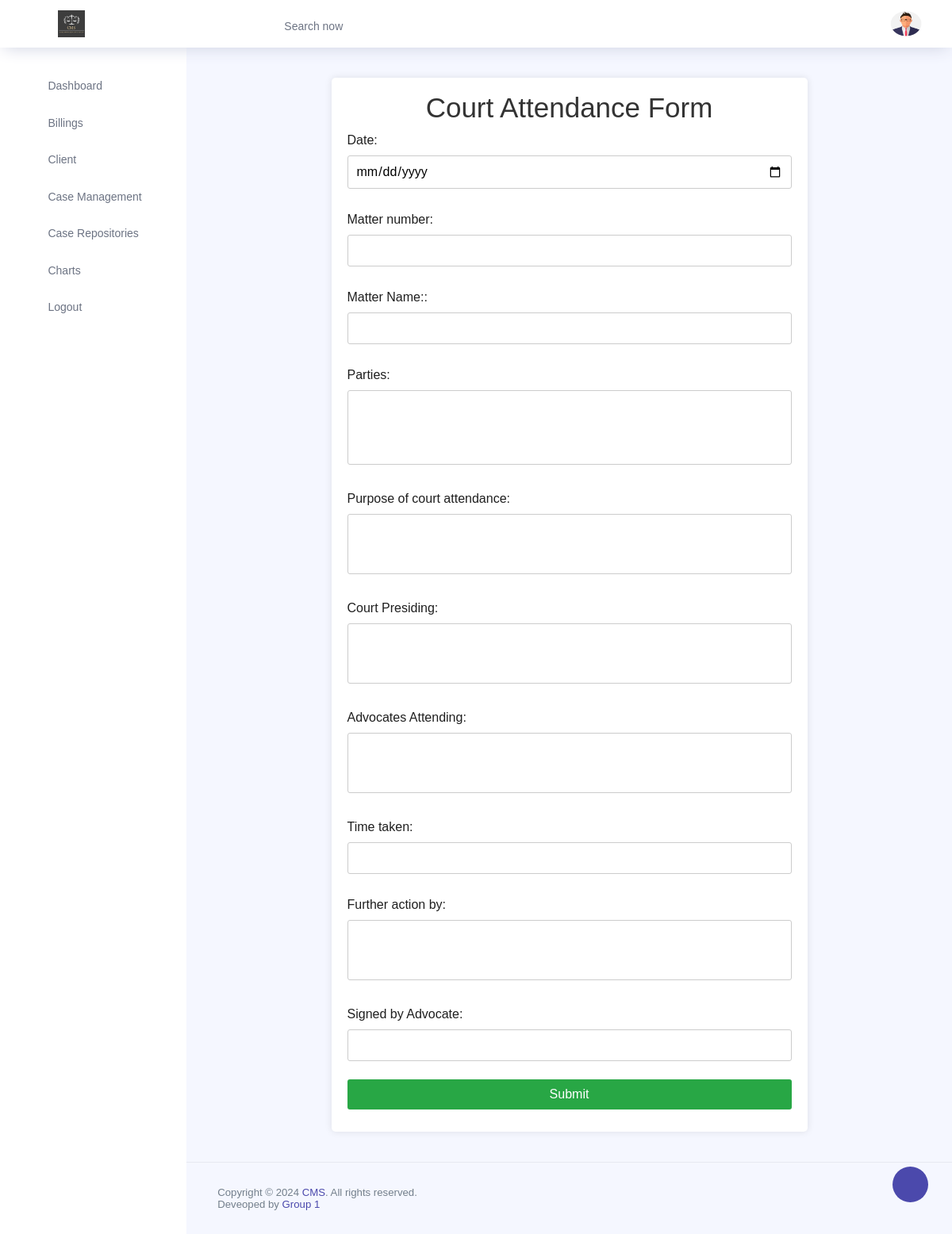
The page /courtAttendances/2/ on the database as committed earlier.
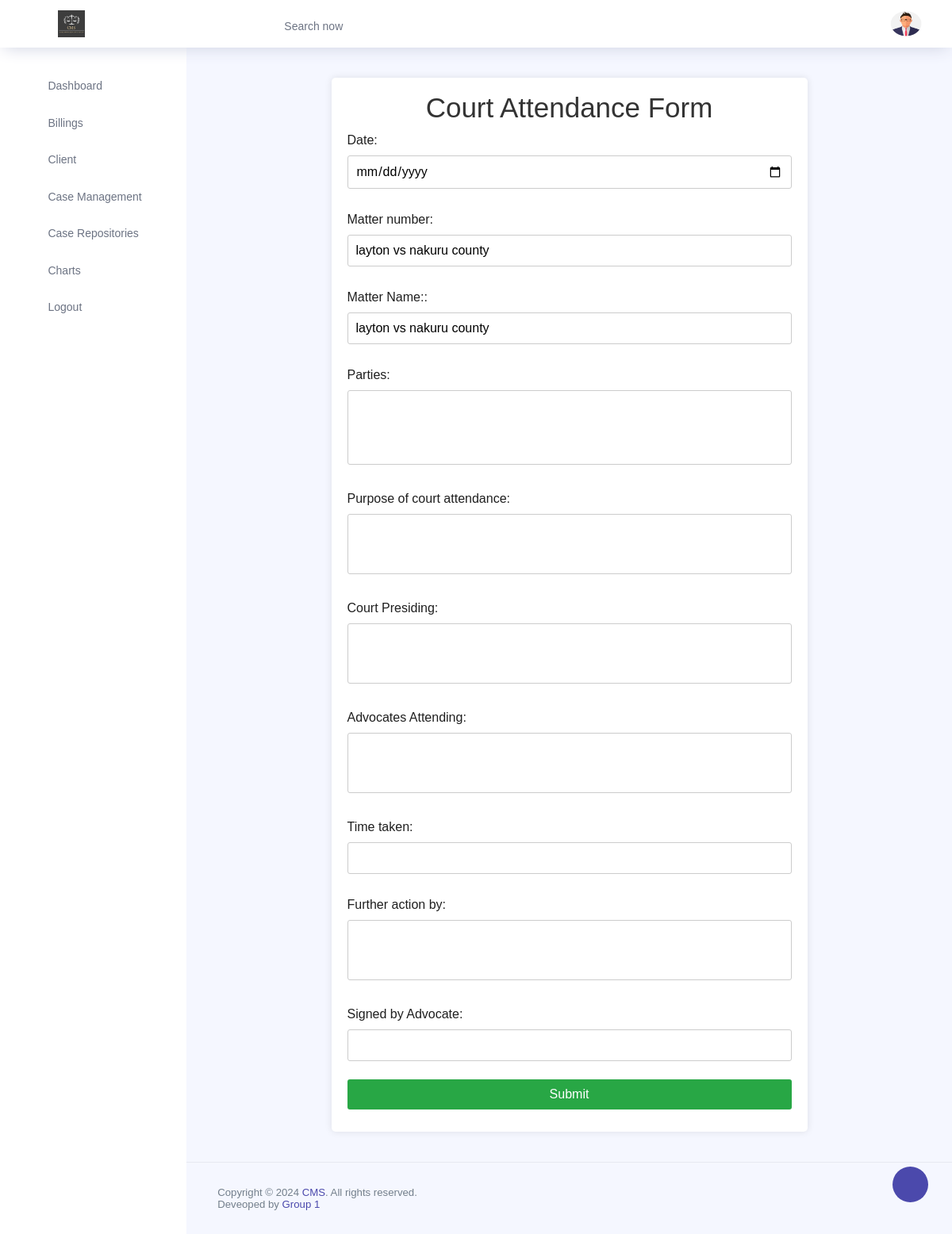
The same page on the database as committed later.
### app/models.py (models this page shows, shortened)
class Clients(models.Model):
    first_name = models.CharField(max_length=100)
    sir_name = models.CharField(max_length=100)
    phone_number = models.CharField(max_length=15)
    email = models.EmailField()
    county = models.CharField(max_length=100)
    country = models.CharField(max_length=100)
    status= models.CharField(max_length=100,choices=[('ongoing','ongoing'),('case closed','case closed')],default='ongoing',blank=True,null=True)
    matter_number = models.CharField(max_length=100)
    matter_name = models.CharField(max_length=100)
    document_upload = models.FileField(upload_to='documents/')
    description = models.TextField()
    pleading_status = models.CharField(
        max_length=50,
        choices=[('plaintiff', 'Plaintiff'), ('defendant', 'Defendant')]
    )
    MATTER_TYPE_CHOICES = [
        ('criminal', 'Criminal'),
        ('civil', 'Civil'),
        ('other', 'Other Services'),
    ]
    CRIMINAL_CHOICES = [
        ('option1', 'Option 1'),
        ('option2', 'Option 2'),
        ('option3', 'Option 3'),
    ]
    CIVIL_CHOICES = [
        ('option1', 'Option 1'),
        ('option2', 'Option 2'),
        ('option3', 'Option 3'),
    ]
    OTHER_SERVICES_CHOICES = [
        ('option1', 'Option 1'),
        ('option2', 'Option 2'),
        ('option3', 'Option 3'),
    ]
    statement = models.TextField()
    dispute = models.CharField(max_length=50, choices=MATTER_TYPE_CHOICES)
    criminal_sub_option = models.CharField(max_length=50, blank=True, null=True, choices=CRIMINAL_CHOICES)
    civil_sub_option = models.CharField(max_length=50, blank=True, null=True, choices=CIVIL_CHOICES)
    other_services_sub_option = models.CharField(max_length=50, blank=True, null=True, choices=OTHER_SERVICES_CHOICES)
    billing = models.CharField(default=0.0,blank=True,null=True,max_length=100)
    payment_status = models.CharField(
        max_length=50,
        null=True,
        blank=True,
        choices=[('paid', 'Paid'), ('unpaid', 'Unpaid'), ('pro Bono', 'pro_Bono')]
    )

### app/views.py (the view, shortened to what this page needs)
# urls.py: path("courtAttendances/<int:pk>/", courtAttendances, name="courtAttendances"),
def courtAttendances(request,pk):
    client = Clients.objects.filter(id=pk).first()
    context={
        "client":client
    }
    return render(request,'attendance.html',context)

### app/templates/attendance.html (shortened to what this page needs)
{% extends 'base.html'  %}
{% block content %}
    <div class="content-wrapper">
    <div class="form-container">
        <h2>Court Attendance Form</h2>
        <form  method="post">
            <label for="date">Date:</label>
            <input type="date" id="date" name="date" required>
            <label for="matterNumber">Matter number:</label>
            <input type="text" id="matterNumber" name="matterNumber" value="{{client.matter_name}}" required>
            <label for="parties">Matter Name::</label>
            <input type="text" value="{{client.matter_name}}" name="matterName">
            <label for="parties">Parties:</label>
            <textarea id="parties" name="parties" rows="4"></textarea>
            <label for="purpose">Purpose of court attendance:</label>
            <textarea id="purpose" name="purpose" rows="3" required></textarea>
            <label for="courtPresiding">Court Presiding:</label>
            <textarea id="courtPresiding" name="courtPresiding" rows="3" required></textarea>
            <label for="advocatesAttending">Advocates Attending:</label>
            <textarea id="advocatesAttending" name="advocatesAttending" rows="3" required></textarea>
            <label for="timeTaken">Time taken:</label>
            <input type="text" id="timeTaken" name="timeTaken" required>
            <label for="furtherAction">Further action by:</label>
            <textarea id="furtherAction" name="furtherAction" rows="3" required></textarea>
            <label for="signedBy">Signed by Advocate:</label>
            <input type="text" id="signedBy" name="signedBy" required>
            <input type="submit" value="Submit">
        </form>
    </div>
    </div>
    {% endblock %}

Rows that differ between the two databases and show on the page:
added Clients: matterNumber "layton vs nakuru county", matterName "layton vs nakuru county"
